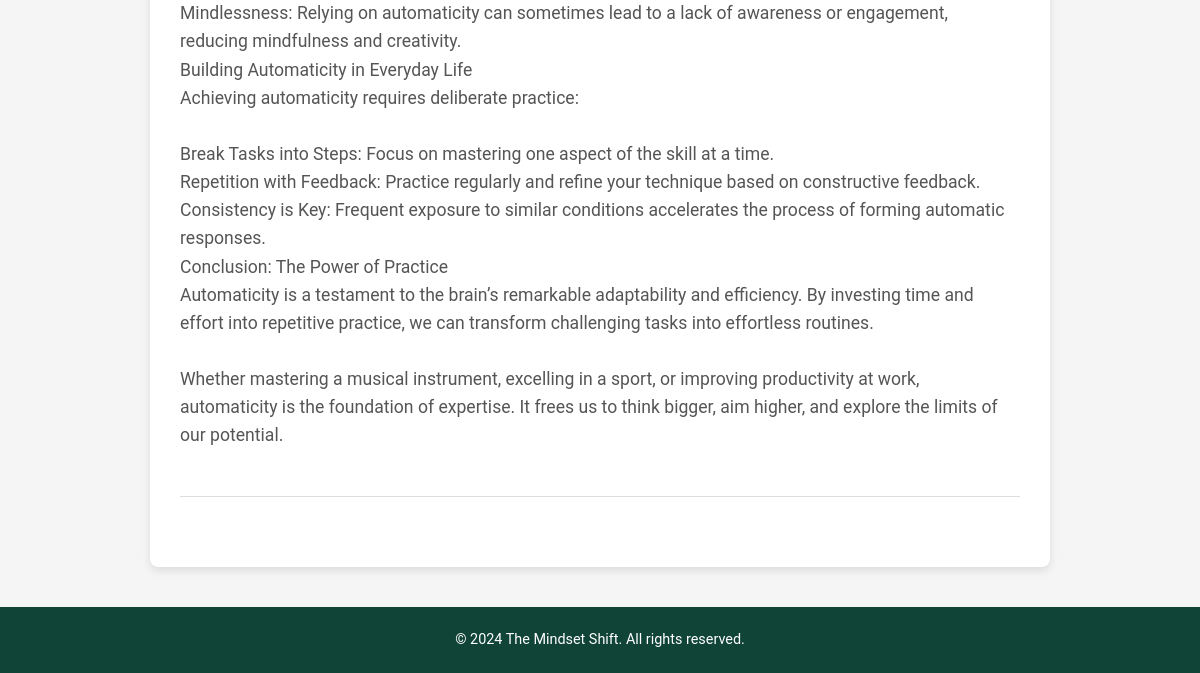
Before: / (signed in, lower part) with the older database file.
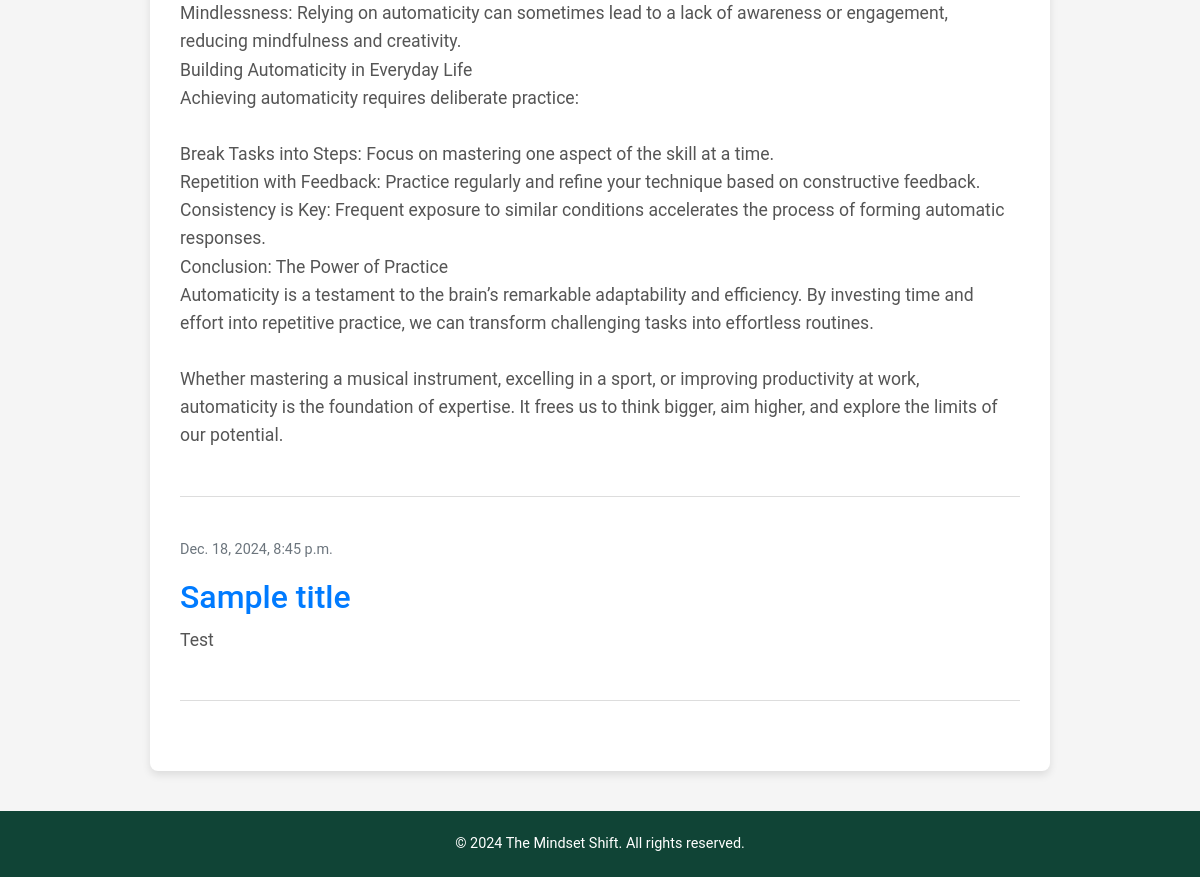
After: the same page with the newer database file.
### blog/models.py (models this page shows, shortened)
class Post(models.Model):
    author = models.ForeignKey(settings.AUTH_USER_MODEL, on_delete=models.CASCADE)
    title = models.CharField(max_length=200)
    text = models.TextField()
    created_date = models.DateTimeField(default=timezone.now)
    published_date = models.DateTimeField(blank=True, null=True)
    image = models.ImageField(upload_to='posts/images/', null=True, blank=True)  # Image field added

### blog/views.py (the view)
# urls.py: path('', views.post_list, name='post_list'),
def post_list(request):
    posts = Post.objects.filter(published_date__lte=timezone.now()).order_by('published_date')
    return render(request, 'blog/post_list.html', {'posts': posts})

### blog/templates/blog/post_list.html
{% extends 'blog/base.html' %}
{% block content %}
    {% for post in posts %}
        <article class="post">
            <time class="date">
                {{ post.published_date }}
            </time>
            <h2><a href="{% url 'post_detail' pk=post.pk %}">{{ post.title }}</a></h2>
            <p>{{ post.text|linebreaksbr }}</p>
        </article>
    {% endfor %}
{% endblock %}

Changed rows visible on the page:
added Post: published_date "Dec. 18, 2024, 8:45 p.m.", title "Sample title", text "Test"
